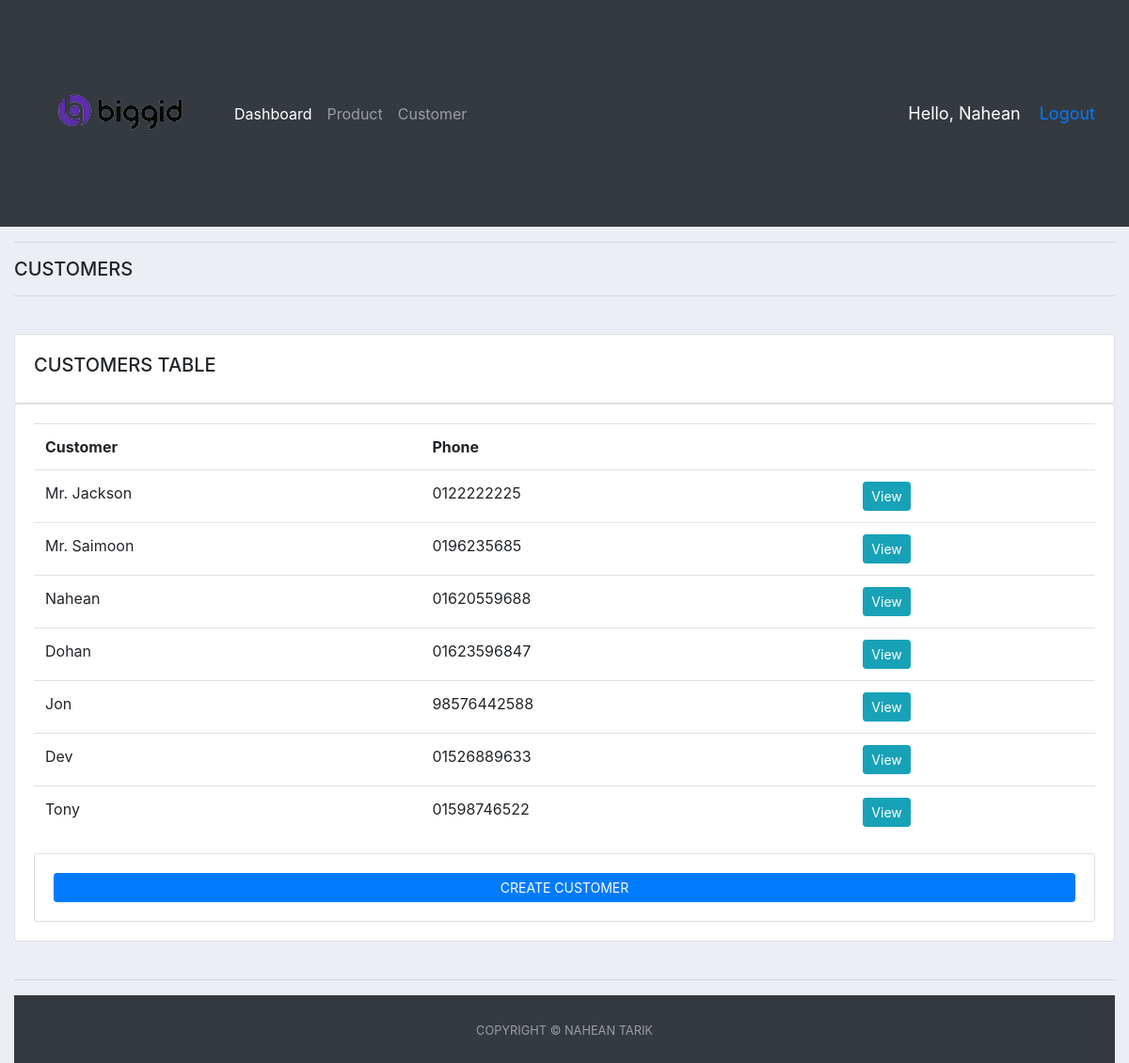
Before: /customer_page/ (signed in) with the older database file.
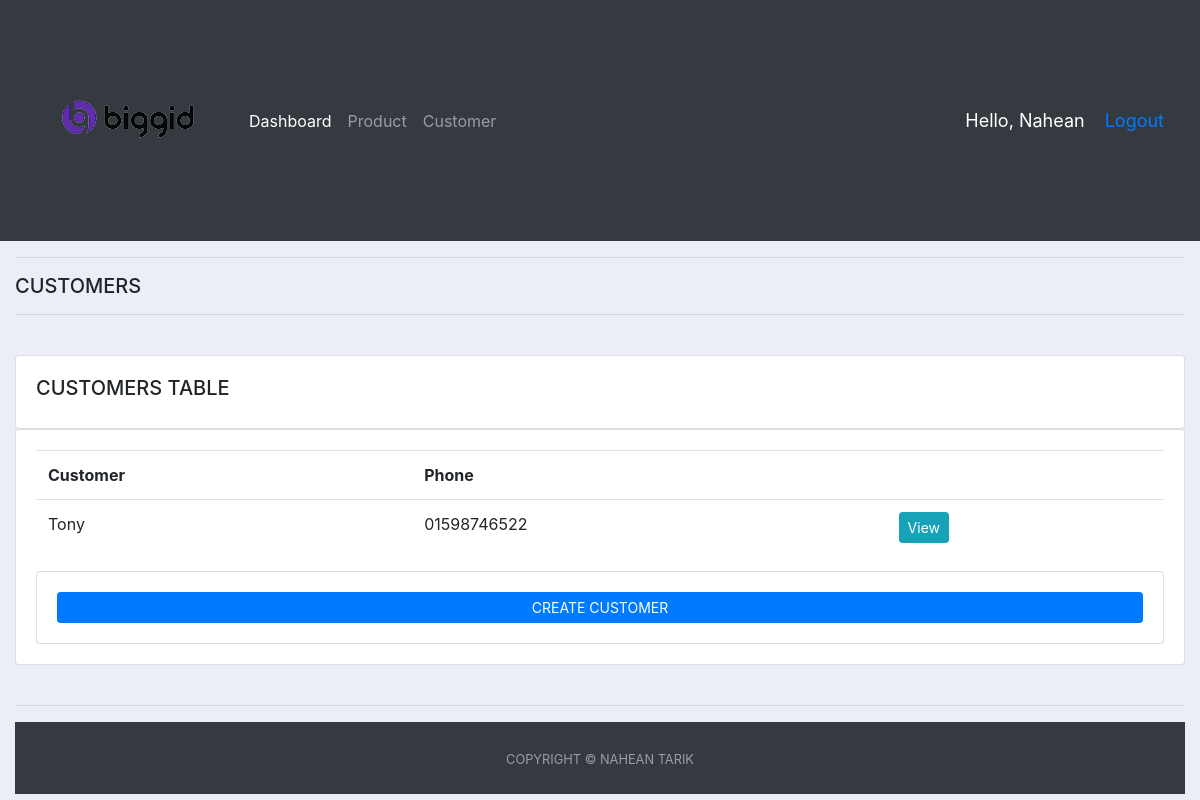
After: the same page with the newer database file.
### accounts/models.py (models this page shows, shortened)
class Customer(models.Model):
    user = models.OneToOneField(User, null=True, on_delete=models.CASCADE)
    name = models.CharField(max_length=200, null=True)
    phone = models.CharField(max_length=200, null=True)
    email = models.CharField(max_length=200, null=True)
    profile_pic = models.ImageField(null=True, blank=True)
    date_created = models.DateTimeField(auto_now_add=True, null=True)

### accounts/decorators.py (the view)
        def wrapper_func(request, *args, **kwargs):
            group = None
            if request.user.groups.exists():
                group = request.user.groups.all()[0].name
            if group in allowed_roles:
                return view_func(request, *args, **kwargs)
            else:
                return HttpResponse('You are not authorized to view this page')

### accounts/views.py (called while the page is built)
@login_required(login_url='login')
@allowed_users(allowed_roles=['admin'])
def customerPage(request):
    customers = Customer.objects.all()
    context = {'customers': customers}
    return render(request, 'accounts/customer_page.html', context)

### accounts/templates/accounts/customer_page.html
{% extends 'accounts/main.html' %} {% block content %}
<div class="row">
  <div class="col-md">
    <h5>CUSTOMERS</h5>
    <hr />
    <class class="container-fluid">
      <br />
      <class class="row">
        <div class="col-md">
          <div class="card card-body">
            <h5>CUSTOMERS TABLE</h5>
          </div>
          <div class="card card-body">
            <table class="table">
              <tr>
                <th>Customer</th>
                <th>Phone</th>
                <th></th>
              </tr>
              {% for i in customers %}
              <tr>
                <td>{{i.name}}</td>
                <td>{{i.phone}}</td>
                <td>
                  <a
                    class="btn btn-sm btn-info"
                    href="{% url 'customer' i.id %}"
                    >View</a
                  >
                </td>
              </tr>
              {% endfor %}
            </table>
            <div class="card card-body">
              <a
                class="prevent-submit btn btn-primary btn-sm btn-block"
                href="#"
                >CREATE CUSTOMER</a
              >
            </div>
          </div>
        </div>
      </class>
    </class>
  </div>
</div>
{% endblock %}

### accounts/templates/accounts/main.html (shortened to what this page needs)
{% load static %}
<!DOCTYPE html>
<html lang="en">
  <head>
    <link
      rel="stylesheet"
      href="https://cdn.jsdelivr.net/npm/bootstrap@4.4.1/dist/css/bootstrap.min.css"
    />
  </head>
  <body>
    {% include 'accounts/navbar.html' %}
    <div class="container-fluid">
    <hr />
    {% block content %} {% endblock %}
    <hr />
    {% include 'accounts/footer.html' %}
  </body>
</html>

### accounts/templates/accounts/navbar.html (shortened to what this page needs)
{% load static %}
<nav class="navbar navbar-expand-lg navbar-dark bg-dark">
  <img src="{% static '/static/image/im1.png' %}">
    <div class="collapse navbar-collapse" id="navbarNav">
      <ul class="navbar-nav">
        {% if request.user.is_staff %}
        <li class="nav-item active">
          <a class="nav-link" href="{% url 'home' %}">Dashboard <span class="sr-only">(current)</span></a>
        </li>
        <li class="nav-item">
          <a class="nav-link" href="{% url 'product' %}">Product</a>
        </li>
      <li class="nav-item">
        <a class="nav-link" href="{% url 'customer_page' %}">Customer</a>
      </li>
      {% endif %}
      </ul>
    </div>
    <span class="hello-msg">Hello, {{request.user}}</span>
    <span class="hello-msg"><a href="{% url 'logout' %}">Logout</a></span>
  </nav>

### accounts/templates/accounts/footer.html
<footer
  id="sticky-footer"
  class="flex-shrink-0 py-4 bg-dark text-white-50 footer-expand-lg"
>
  <div class="container text-center">
    <small>COPYRIGHT &copy; NAHEAN TARIK </small>
  </div>
</footer>

### accounts/templates/accounts/main.html (style rules this page uses)
body { background-color: #ebeff5; }

### accounts/templates/accounts/navbar.html (style rules this page uses)
.hello-msg { font-size: 18px; color: white; margin-right: 20px; }

Changed rows visible on the page:
removed Customer: name "Mr. Jackson", phone "0122222225"
removed Customer: name "Mr. Saimoon", phone "0196235685"
removed Customer: name "Nahean", phone "01620559688"
removed Customer: name "Dohan", phone "01623596847"
removed Customer: name "Jon", phone "98576442588"
removed Customer: name "Dev", phone "01526889633"
